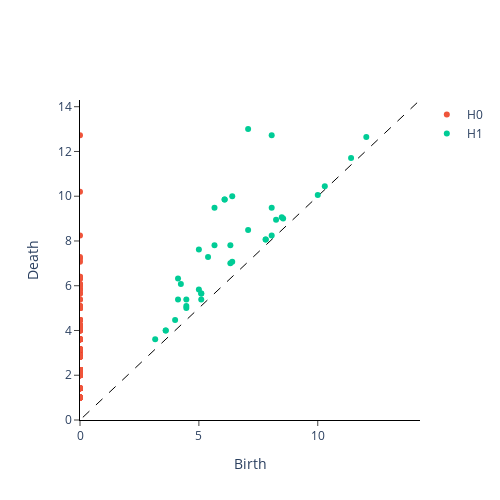

The notebook cell saved with this chart:
### Code cell
import matplotlib
matplotlib.rcParams['figure.dpi']=300
i=9
plot_diagram(diagrams[i])
plt.subplot(121)
plt.scatter(*PC[i].T.tolist(),s=1)
plt.subplot(122)
xmin,ymin=PC[i].min(0)
xmax,ymax=PC[i].max(0)

plt.imshow(im1[xmin:xmax,ymin:ymax])

### Figure 1 — Plotly figure (JSON) as saved in the notebook; plotly's stock layout.template omitted (floating-point values rounded to 4 significant figures; data arrays with more than 128 entries replaced by an {"elided": "..."} marker saying what was removed)
{"data": [{"hoverinfo": "none", "line": {"color": "black", "dash": "dash", "width": 1}, "mode": "lines", "showlegend": false, "type": "scatter", "x": [-1300, 1300], "y": [-1300, 1300]}, {"mode": "markers", "name": "H0", "type": "scatter", "x": {"elided": "229 int values"}, "y": {"elided": "229 float values"}}, {"mode": "markers", "name": "H1", "type": "scatter", "x": [12.04, 11.4, 10.3, 10, 8.544, 8.485, 8.246, 8.062, 8.062, 8.062, 7.81, 7.81, 7.071, 7.071, 6.403, 6.403, 6.325, 6.325, 6.083, 6.083, 5.657, 5.657, 5.385, 5.099, 5.099, 5.099, 5, 5, 4.472, 4.472, 4.472, 4.243, 4.123, 4.123, 4, 3.606, 3.606, 3.162], "y": [12.65, 11.7, 10.44, 10.05, 9, 9.055, 8.944, 12.73, 9.487, 8.246, 8.062, 8.062, 13, 8.485, 10, 7.071, 7.81, 7, 9.849, 9.849, 7.81, 9.487, 7.28, 5.657, 5.385, 5.657, 7.616, 5.831, 5, 5.099, 5.385, 6.083, 6.325, 5.385, 4.472, 4, 4, 3.606]}], "layout": {"height": 500, "plot_bgcolor": "white", "width": 500, "xaxis": {"anchor": "y", "exponentformat": "e", "linecolor": "black", "linewidth": 1, "mirror": false, "range": [0, 14.3], "showexponent": "all", "showline": true, "side": "bottom", "ticks": "outside", "title": {"text": "Birth"}, "type": "linear", "zeroline": true}, "yaxis": {"anchor": "x", "exponentformat": "e", "linecolor": "black", "linewidth": 1, "mirror": false, "range": [0, 14.3], "showexponent": "all", "showline": true, "side": "left", "ticks": "outside", "title": {"text": "Death"}, "type": "linear", "zeroline": true}}}
